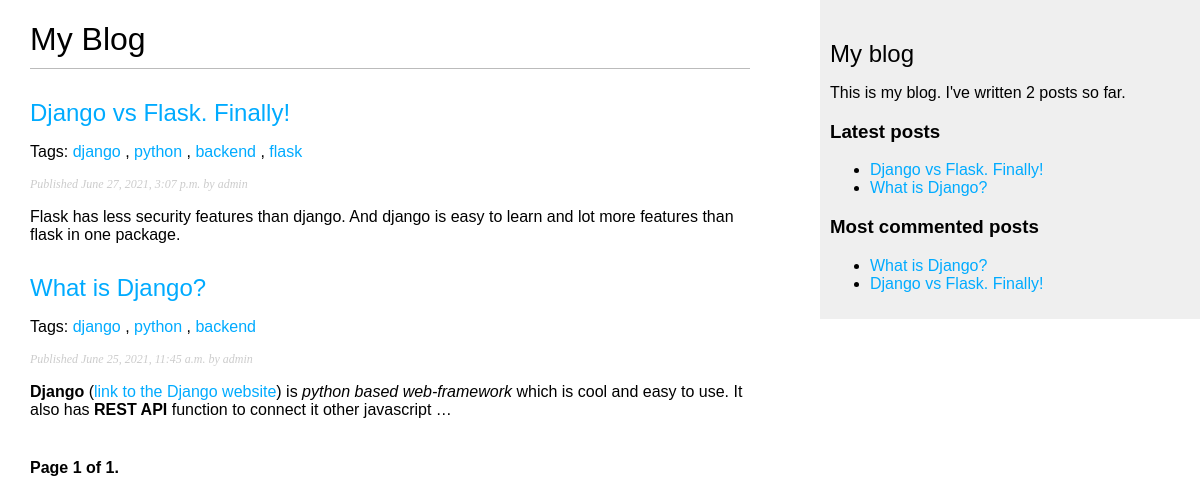
Screenshot of /blog/ with the database file from the repository.
### blog/models.py (models this page shows, shortened)
class Post(models.Model):
    STATUS_CHOICES = (
        ('draft', 'Draft'),
        ('published', 'Published'),
    )
    title = models.CharField(max_length=250)
    slug = models.SlugField(max_length=250, unique_for_date='publish')
    author = models.ForeignKey(
        User, on_delete=models.CASCADE, related_name='blog_posts')
    body = models.TextField()
    publish = models.DateTimeField(default=timezone.now)
    created = models.DateTimeField(auto_now_add=True)
    updated = models.DateTimeField(auto_now=True)
    status = models.CharField(
        max_length=10, choices=STATUS_CHOICES, default='draft')
    objects = models.Manager()
    published = PublishedManager()
    tags = TaggableManager()
    class Meta:
        ordering = ('-publish',)
    def get_absolute_url(self):
        return reverse("blog:post_detail", args=[self.publish.year, self.publish.month, self.publish.day, self.slug])

### blog/views.py (the view)
# urls.py: path('', views.post_list, name='post_list'),
def post_list(request, tag_slug=None):
    object_list = Post.published.all()
    tag = None
    if tag_slug:
        tag = get_object_or_404(Tag, slug=tag_slug)
        object_list = object_list.filter(tags__in=[tag])
    paginator = Paginator(object_list, 3)
    page = request.GET.get('page')
    try:
        posts = paginator.page(page)
    except PageNotAnInteger:
        posts = paginator.page(1)
    except EmptyPage:
        posts = paginator.page(paginator.num_pages)
    return render(request, 'blog/post/list.html', {'page': page, 'posts': posts, 'tag': tag})

### blog/models.py (called while the page is built)
    def get_queryset(self):
        return super(PublishedManager, self).get_queryset().filter(status='published')

### blog/templatetags/blog_tags.py (called while the page is built)
@register.simple_tag
def total_posts():
    return Post.published.count()

@register.inclusion_tag('blog/post/latest_posts.html')
def show_latest_posts(count=5):
    latest_posts = Post.published.order_by('-publish')[:count]
    return {'latest_posts': latest_posts}

@register.simple_tag
def get_most_commented_posts(count=5):
    return Post.published.annotate(total_comments=Count('comments')).order_by('-total_comments')[:count]

@register.filter(name='markdown')
def markdown_format(text):
    return mark_safe(markdown.markdown(text))

### blog/templates/blog/post/list.html (shortened to what this page needs)
{% extends "blog/base.html" %}
{% load blog_tags %}
{% block content %}
    <h1>My Blog</h1>
    {% for post in posts %}
        <h2>
            <a href="{{ post.get_absolute_url }}">
            {{ post.title }}
            </a>
        </h2>
        <p class="tags">
            Tags:
            {% for tag in post.tags.all %}
                <a href="{% url "blog:post_list_by_tag" tag.slug %}">
                {{ tag.name }}
                </a>
                {% if not forloop.last %}, {% endif %}
            {% endfor %}
        </p>
        <p class="date">
        Published {{ post.publish }} by {{ post.author }}
        </p>
        {{ post.body|markdown|truncatewords_html:30 }}
    {% endfor %}
    {% include 'pagination.html' with page=posts %}
{% endblock %}

### blog/templates/blog/base.html (shortened to what this page needs)
{% load blog_tags %}
{% load static %}
<!DOCTYPE html>
<html>
    <head>
        <link href="{% static "css/blog.css" %}" rel="stylesheet">
    </head>
    <body>
        <div id="content">
            {% block content %}
            {% endblock %}
        </div>
        <div id="sidebar">
            <h2>My blog</h2>
            <p>This is my blog. I've written {% total_posts %} posts so far.</p>
            <h3>Latest posts</h3>
            {% show_latest_posts 3 %}
            <h3>Most commented posts</h3>
            {% get_most_commented_posts as most_commented_posts %}
            <ul>
                {% for post in most_commented_posts %}
                    <li>
                        <a href="{{ post.get_absolute_url }}">{{ post.title }}</a>
                    </li>
                {% endfor %}
            </ul>
        </div>
    </body>
</html>

### blog/templates/pagination.html (shortened to what this page needs)
<div class="pagination">
    <span class="step-links">
        <span class="current">
        Page {{ page.number }} of {{ page.paginator.num_pages }}.
        </span>
    </span>
</div>

### blog/templates/blog/post/latest_posts.html
<ul>
    {% for post in latest_posts %}
        <li>
            <a href="{{ post.get_absolute_url }}">{{ post.title }}</a>
        </li>
    {% endfor %}
</ul>

### blog/static/css/blog.css (style rules this page uses)
body { margin: 0; padding: 0; font-family: helvetica, sans-serif; }
a { color: #00abff; text-decoration: none; }
h1 { font-weight: normal; border-bottom: 1px solid #bbb; padding: 0 0 10px 0; }
h2 { font-weight: normal; margin: 30px 0 0; }
#content { float: left; width: 60%; padding: 0 0 0 30px; }
#sidebar { float: right; width: 30%; padding: 10px; background: #efefef; height: 100%; }
p.date { color: #ccc; font-family: georgia, serif; font-size: 12px; font-style: italic; }
.pagination { margin: 40px 0; font-weight: bold; }

### rows the page displays
Post: title "Django vs Flask. Finally!", publish "June 27, 2021, 3:07 p.m.", author "admin", body "Flask has less security features than django. And django is easy to learn and lot more features than flask in one package."
Tag: name "django"
Tag: name "python"
Tag: name "backend"
Tag: name "flask"
Post: title "What is Django?", publish "June 25, 2021, 11:45 a.m.", author "admin", body "Django ( link to the Django website ) is python based web-framework which is cool and easy to use. It also has REST API function to connect it other javascript …"

### other values shown
{{ page.number }} "1"
{{ page.paginator.num_pages }} "1"
